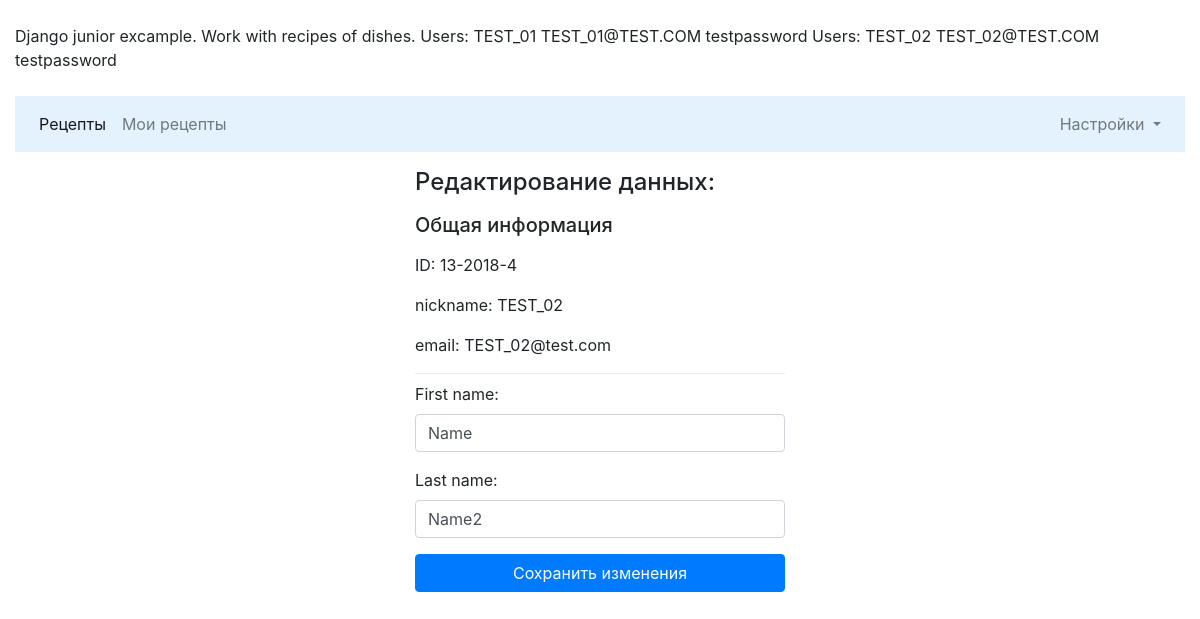
The page /auth/room/ (signed in) on the database its author committed.
### usersapp/models.py (models this page shows, shortened)
class RecipesUser(AbstractUser):
    user_id = models.CharField(
        verbose_name = 'персональный идентификатор',
        max_length = 50,
        default = -1,
        unique = True,
        blank=False)
    nickname = models.CharField(
        verbose_name = 'никнейм',
        max_length=50,
        unique = True,
        blank=False)
    not_delete = models.BooleanField(
        verbose_name = 'не удаляется',
        default=False)
    USERNAME_FIELD = 'nickname'
    class Meta():
        ordering = ['user_id','username']

### usersapp/views.py (the view)
@add_userdata_to_context
@login_required
def room(request, *args, **kwargs):
    user = request.user
    if request.method == "POST":
        form = ChangeForm(data=request.POST, instance=user)
        if form.is_valid():
            user = form.save()
            return HttpResponseRedirect('main')
        else:
            room.context.update({
                'form': form,
                'form_title': 'Редактирование данных'
            })
            return render_to_response('usersapp/room.html', room.context)
    else:
        form = ChangeForm(instance=user)
        room.context.update({
            'form': form,
            'form_title': 'Редактирование данных'
        })
        return render(request, "usersapp/room.html", room.context)

### usersapp/forms.py
class ChangeForm(forms.ModelForm):
    class Meta:
        model = RecipesUser
        fields = [
            'first_name',
            'last_name',
            ]
    def __init__(self, *args, **kwargs):
        super(ChangeForm, self).__init__(*args, **kwargs)
        add_form_control_class(self.fields)

### usersapp/forms.py (called while the page is built)
def add_form_control_class(fields):
    for _, field in fields.items():
        field.widget.attrs['class'] = "form-control"

### usersapp/templates/usersapp/room.html (shortened to what this page needs)
﻿{% extends 'recipesapp/main.html' %}
{% load staticfiles %}
{% block center %}
<div class="row">
	<div class="col-md-4"></div>
	<div class="col-md-4">
		<p><h4>{{form_title}}:</h4></p>
		<p  class="text-center"><h5>Общая информация</h5></p>
		<p>ID: {{user.user_id}}</p>
		<p>nickname: {{user.nickname}}</p>
		<p>email: {{user.email}}</p>
		<div class="dropdown-divider"></div>
		<form class="form-signin" action="{% url 'auth:room' %}" method="post">
			{% for item in form %}
			<div class="form-group">
				<label for="{{item.label}}">{{item.label}}:</label>
				{{ item }}
			</div>
			{% endfor %}
			<button class="btn btn-primary" style="width:100%">Сохранить изменения</button>
		</form>
	</div>
</div>
{% endblock %}

### rows shown on the page
RecipesUser: user_id "13-2018-4", nickname "TEST_02", email "TEST_02@test.com", form "Name" "Name2"

### other values the page prints
{{ item.label }} "First name" "Last name"
